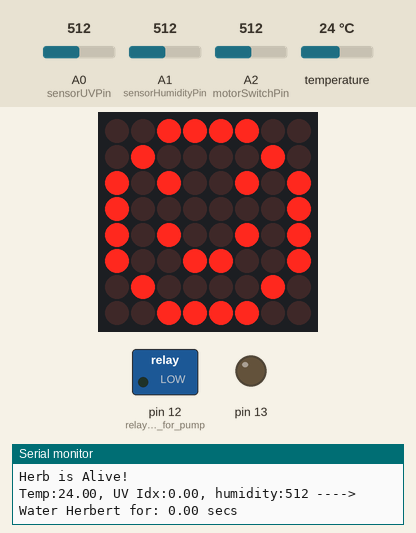
Bench run of a sketch on a simulated Arduino Uno, built with avr-gcc and run on an emulated ATmega328P. Shown: 8×8 LED matrix, switched loads named in the sketch (green lamp = pin HIGH), output pins drawn as LEDs (lit = HIGH), the last lines printed to the serial monitor. The inputs (shaded band) are chosen by the test bench; at power-on: temperature 24 °C, A1 (sensorHumidityPin) = 512, A0 (sensorUVPin) = 512, A2 (motorSwitchPin) = 512.

Above: at 18.0 s.
18.1 s: temperature set to 28 °C
At 22.3 s:
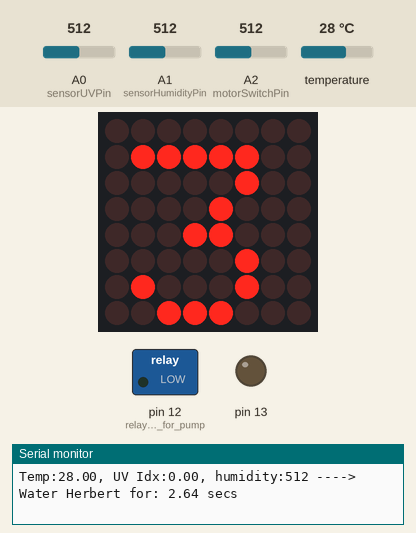
34.2 s: A1 (sensorHumidityPin) set to 306
At 43.3 s:
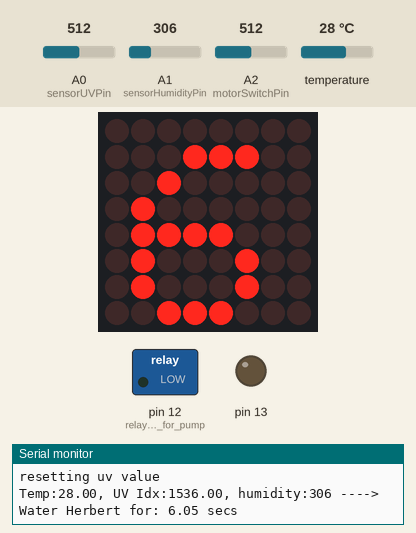
50.3 s: temperature set to 19 °C
At 64.2 s:
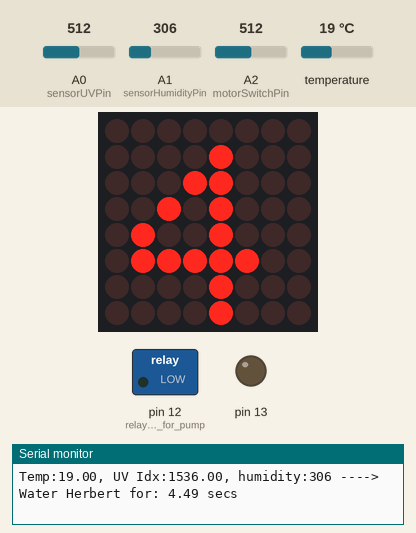
Timing chart, 0 to 65.7 s (numbered marks = the images above; inputs shaded):
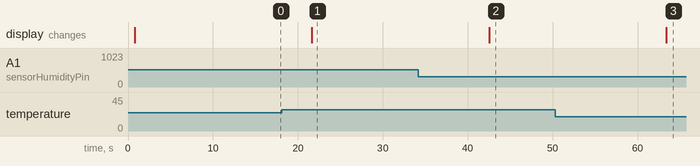

The sketch:

herbert_basil_thefuzz.ino
```cpp
#include <FuzzyInput.h>
#include <FuzzyRuleAntecedent.h>
#include <FuzzyComposition.h>
#include <Fuzzy.h>
#include <FuzzyOutput.h>
#include <FuzzyIO.h>
#include <FuzzySet.h>
#include <FuzzyRuleConsequent.h>
#include <FuzzyRule.h>
#include <OneWire.h>
#include <DallasTemperature.h>
#include <Wire.h>
#include "Adafruit_LEDBackpack.h"
#include "Adafruit_GFX.h"

// Data wire is plugged into pin 8 on the Arduino
#define ONE_WIRE_BUS 8

//Sensors
// Setup a oneWire instance to communicate with any OneWire devices
// (not just Maxim/Dallas temperature ICs)
OneWire oneWire(ONE_WIRE_BUS);

// Pass our oneWire reference to Dallas Temperature.
DallasTemperature tempSensors(&oneWire);

//LED Matrix
Adafruit_8x8matrix matrix = Adafruit_8x8matrix();

const int mainLoopDelayDuration = 20000;

const int sensorHumidityPin = A1;
int sensorHumidityValue = 0;

const int sensorUVPin = A0;
double sensorUVValue = 0.0;
double avgUVValue = 0.0;
int sensorUVSampleCount = 0;

double tempReading = 0.0;

double drinkingTime = 0.0;
int drinkingTimeInt = 0;

const int motorSwitchPin = A2;
int motorSwitchValue = 0;

//Fuzzy Logic
Fuzzy* fuzzyHerbert = new Fuzzy();

//Temperature
FuzzySet* cold = new FuzzySet(0, 5, 10, 20); //make sure these are defined correctly
FuzzySet* warm = new FuzzySet(15, 20, 20, 30);
FuzzySet* hot = new FuzzySet(25, 40, 50, 50);

//UV Light
FuzzySet* dark = new FuzzySet(0, 10, 20, 30); // need to test UV sensor
FuzzySet* cloudy = new FuzzySet(20, 43, 66, 90);
FuzzySet* bright = new FuzzySet(80,110 , 500, 500);

//Humidity
FuzzySet* dry = new FuzzySet(0, 100, 200, 500); //need to build and test humidity sensor
FuzzySet* moist = new FuzzySet(250, 400, 600, 700);
FuzzySet* sploosh = new FuzzySet(650, 850, 1000, 1000);

void setup(){

  Serial.begin(9600);
  Serial.println("Herb is Alive!");

  //led
  pinMode(13,OUTPUT);
  //pinMode(8,INPUT);

  tempSensors.begin();
  matrix.begin(0x70);

  pinMode(12,OUTPUT); //relay board for pump
  digitalWrite(12,LOW);

  //Fuzzy Inputs
  //Temperature Sensor
  FuzzyInput* temperature = new FuzzyInput(1);
  temperature->addFuzzySet(cold);
  temperature->addFuzzySet(warm);
  temperature->addFuzzySet(hot);

  fuzzyHerbert->addFuzzyInput(temperature);

  //UV Sensor
  FuzzyInput* light = new FuzzyInput(2);
  light->addFuzzySet(dark);
  light->addFuzzySet(cloudy);
  light->addFuzzySet(bright);

  fuzzyHerbert->addFuzzyInput(light);

  //Humidity Sensor
  FuzzyInput* humidity = new FuzzyInput(3);
  humidity->addFuzzySet(dry);
  humidity->addFuzzySet(moist);
  humidity->addFuzzySet(sploosh);

  fuzzyHerbert->addFuzzyInput(humidity);

  //Fuzzy Outputs
  FuzzyOutput* waterTimeSeconds = new FuzzyOutput(1);

  FuzzySet* noAgua = new FuzzySet(0, 0, 0, 0);
  FuzzySet* lilAgua = new FuzzySet(0, 4, 4, 5);
  FuzzySet* medAgua = new FuzzySet(4, 6, 6, 8);
  FuzzySet* muchoAgua = new FuzzySet(6, 9, 9, 12);
  waterTimeSeconds->addFuzzySet(noAgua);
  waterTimeSeconds->addFuzzySet(lilAgua);
  waterTimeSeconds->addFuzzySet(medAgua);
  waterTimeSeconds->addFuzzySet(muchoAgua);

  fuzzyHerbert->addFuzzyOutput(waterTimeSeconds);

  //1 Rule Fuzzy Antecedents
  FuzzyRuleAntecedent* ifSploosh = new FuzzyRuleAntecedent();
  ifSploosh->joinSingle(sploosh);

  //2 Rule Fuzzy Antecedents
  FuzzyRuleAntecedent* ifDryAndHot = new FuzzyRuleAntecedent();
  ifDryAndHot->joinWithAND(dry,hot);

  FuzzyRuleAntecedent* ifMoistAndHot = new FuzzyRuleAntecedent();
  ifMoistAndHot->joinWithAND(moist,hot);

  FuzzyRuleAntecedent* ifMoistAndWarm = new FuzzyRuleAntecedent();
  ifMoistAndWarm->joinWithAND(moist,warm);

  FuzzyRuleAntecedent* ifMoistAndCold = new FuzzyRuleAntecedent();
  ifMoistAndCold->joinWithAND(moist,cold);

  FuzzyRuleAntecedent* ifDryAndWarm = new FuzzyRuleAntecedent();
  ifDryAndWarm->joinWithAND(dry,warm);

  FuzzyRuleAntecedent* ifDryAndCold = new FuzzyRuleAntecedent();
  ifDryAndCold->joinWithAND(dry,cold);

  FuzzyRuleAntecedent* ifDarkOrCloudy = new FuzzyRuleAntecedent();
  ifDarkOrCloudy->joinWithOR(dark,cloudy);

  FuzzyRuleAntecedent* ifBrightOrCloudy = new FuzzyRuleAntecedent();
  ifBrightOrCloudy->joinWithOR(bright,cloudy);

  //Compound Rule Fuzzy Antecedents
  FuzzyRuleAntecedent* ifDryAndHotAndBright = new FuzzyRuleAntecedent();
  ifDryAndHotAndBright->joinWithAND(ifDryAndHot,bright);

  FuzzyRuleAntecedent* ifMoistAndWarmAndBright = new FuzzyRuleAntecedent();
  ifMoistAndWarmAndBright->joinWithAND(ifMoistAndWarm,bright);

  FuzzyRuleAntecedent* ifMoistAndWarmAndDarkOrCloudy = new FuzzyRuleAntecedent();
  ifMoistAndWarmAndDarkOrCloudy->joinWithAND(ifMoistAndWarm,ifDarkOrCloudy);

  FuzzyRuleAntecedent* ifDryAndHotAndDarkOrCloudy = new FuzzyRuleAntecedent();
  ifDryAndHotAndDarkOrCloudy->joinWithAND(ifDryAndHot,ifDarkOrCloudy);

  FuzzyRuleAntecedent* ifDryAndWarmAndBrightOrCloudy = new FuzzyRuleAntecedent();
  ifDryAndWarmAndBrightOrCloudy->joinWithAND(ifDryAndWarm,ifBrightOrCloudy);

  FuzzyRuleAntecedent* ifDryAndWarmAndDark = new FuzzyRuleAntecedent();
  ifDryAndWarmAndDark->joinWithAND(ifDryAndWarm,dark);

  FuzzyRuleAntecedent* ifDryAndColdAndBright = new FuzzyRuleAntecedent();
  ifDryAndColdAndBright->joinWithAND(ifDryAndCold,bright);

  FuzzyRuleAntecedent* ifDryAndColdAndDarkOrCloudy = new FuzzyRuleAntecedent();
  ifDryAndColdAndDarkOrCloudy->joinWithAND(ifDryAndCold,ifDarkOrCloudy);

  //Building Fuzzy Concequences
  FuzzyRuleConsequent* thenWaterNone = new FuzzyRuleConsequent();
  thenWaterNone->addOutput(noAgua);

  FuzzyRuleConsequent* thenWaterLil = new FuzzyRuleConsequent();
  thenWaterLil->addOutput(lilAgua);

  FuzzyRuleConsequent* thenWaterMed = new FuzzyRuleConsequent();
  thenWaterMed->addOutput(medAgua);

  FuzzyRuleConsequent* thenWaterMucho = new FuzzyRuleConsequent();
  thenWaterMucho->addOutput(muchoAgua);

  //Building Fuzzy Rules
  FuzzyRule* fuzzyRule1 = new FuzzyRule(1, ifDryAndHotAndBright, thenWaterMucho);
  fuzzyHerbert->addFuzzyRule(fuzzyRule1);

  FuzzyRule* fuzzyRule2 = new FuzzyRule(2, ifSploosh, thenWaterNone);
  fuzzyHerbert->addFuzzyRule(fuzzyRule2);

  FuzzyRule* fuzzyRule3 = new FuzzyRule(3, ifMoistAndHot, thenWaterLil);
  fuzzyHerbert->addFuzzyRule(fuzzyRule3);

  FuzzyRule* fuzzyRule4 = new FuzzyRule(4, ifMoistAndWarmAndBright, thenWaterLil);
  fuzzyHerbert->addFuzzyRule(fuzzyRule4);

  FuzzyRule* fuzzyRule5 = new FuzzyRule(5, ifMoistAndWarmAndDarkOrCloudy, thenWaterNone);
  fuzzyHerbert->addFuzzyRule(fuzzyRule5);

  FuzzyRule* fuzzyRule6 = new FuzzyRule(6, ifMoistAndCold, thenWaterNone);
  fuzzyHerbert->addFuzzyRule(fuzzyRule6);

  FuzzyRule* fuzzyRule7 = new FuzzyRule(7, ifDryAndHotAndDarkOrCloudy, thenWaterMed);
  fuzzyHerbert->addFuzzyRule(fuzzyRule7);

  FuzzyRule* fuzzyRule8 = new FuzzyRule(8, ifDryAndWarmAndBrightOrCloudy, thenWaterMed);
  fuzzyHerbert->addFuzzyRule(fuzzyRule8);

  FuzzyRule* fuzzyRule9 = new FuzzyRule(9, ifDryAndWarmAndDark, thenWaterLil);
  fuzzyHerbert->addFuzzyRule(fuzzyRule9);

  FuzzyRule* fuzzyRule10 = new FuzzyRule(10, ifDryAndColdAndBright, thenWaterMed);
  fuzzyHerbert->addFuzzyRule(fuzzyRule10);

  FuzzyRule* fuzzyRule11 = new FuzzyRule(11, ifDryAndColdAndDarkOrCloudy, thenWaterLil);
  fuzzyHerbert->addFuzzyRule(fuzzyRule11);
}

static const uint8_t PROGMEM
  smile_bmp[] =
  { B00111100,
    B01000010,
    B10100101,
    B10000001,
    B10100101,
    B10011001,
    B01000010,
    B00111100 },
  neutral_bmp[] =
  { B00111100,
    B01000010,
    B10100101,
    B10000001,
    B10111101,
    B10000001,
    B01000010,
    B00111100 },
  frown_bmp[] =
  { B00111100,
    B01000010,
    B10100101,
    B10000001,
    B10011001,
    B10100101,
    B01000010,
    B00111100 };

void loop(){
  int mainLoopDelay = mainLoopDelayDuration;

  tempSensors.requestTemperatures();
  tempReading = tempSensors.getTempCByIndex(0);
  //float tempReading = random(0 ,50);
  fuzzyHerbert->setInput(1,tempReading); //temp


  //double UVReading = random(0.0,11.0);
  //fuzzyHerbert->setInput(2,UVReading); //UV
  sensorUVValue += analogRead(sensorUVPin)*10;
  sensorUVSampleCount += 1;

  if (sensorUVSampleCount >= 60/(mainLoopDelay/1000)){ //average UV samples over 1 minute
    avgUVValue = sensorUVValue/10.0;
    sensorUVValue = 0.0;
    sensorUVSampleCount = 0;
    Serial.println("resetting uv value");
  }

  fuzzyHerbert->setInput(2,avgUVValue);

  //double humidityReading = random(0,50);
  //fuzzyHerbert->setInput(3,humidityReading); //humidity
  sensorHumidityValue = analogRead(sensorHumidityPin);
  fuzzyHerbert->setInput(3,sensorHumidityValue); //humidity

  /*//testing***HOT BRIGHT DRY***
  fuzzyHerbert->setInput(1,40); //temp
  fuzzyHerbert->setInput(2,400); //UV
  fuzzyHerbert->setInput(3,100); //humidity*/


  fuzzyHerbert->fuzzify();

  drinkingTime = fuzzyHerbert->defuzzify(1);
  //drinkingTime = random(0,12);

  if (drinkingTime < 1.0){drinkingTime = 0;}

  Serial.print("Temp:");
  Serial.print(tempReading);
  Serial.print(", UV Idx:");
  //Serial.print(UVReading);
  Serial.print(avgUVValue);
  Serial.print(", humidity:");
  //Serial.print(humidityReading);
  Serial.print(sensorHumidityValue);
  Serial.print(" ----> Water Herbert for: ");
  Serial.print(drinkingTime);
  Serial.println(" secs");

//  digitalWrite(13,HIGH);
//  delay(drinkingTime*1000);
//  digitalWrite(13,LOW);

  drinkingTimeInt = round(drinkingTime);
  motorSwitchValue = analogRead(motorSwitchPin);

  //display drinking time on matrix
  if (drinkingTimeInt == 0){ //all smiles
    matrix.clear();
    matrix.drawBitmap(0, 0, smile_bmp, 8, 8, LED_ON);
    matrix.writeDisplay();
    //delay(1000);
  } //no scrolling required
  else if (drinkingTimeInt < 10){
    matrix.setCursor(1,1);
    matrix.clear();
    matrix.print(drinkingTimeInt);
    matrix.writeDisplay();
    //delay(2000);
  }
  else{ //scrolling required
    matrix.setTextSize(1);
    matrix.setTextWrap(false);
    for (int8_t x=0; x>=-16; x--) {
      matrix.clear();
      matrix.setCursor(x,1);
      matrix.print(drinkingTimeInt);
      matrix.writeDisplay();
      delay(100);
      mainLoopDelay -= 100;
    }
  }

  //activate relay
  if (motorSwitchValue > 1020 && drinkingTimeInt > 0){
    digitalWrite(12,HIGH);
    delay(drinkingTimeInt*1000);
    digitalWrite(12,LOW);
    mainLoopDelay -= drinkingTimeInt*1000;
  }

  delay(mainLoopDelay);
}
```

Measured:
- after the input at 18.1 s, the display: changes after 3.6 s (image 1)
- after the input at 34.2 s, the display: changes after 8.3 s (image 2)
- after the input at 50.3 s, the display: changes after 13.1 s (image 3)
